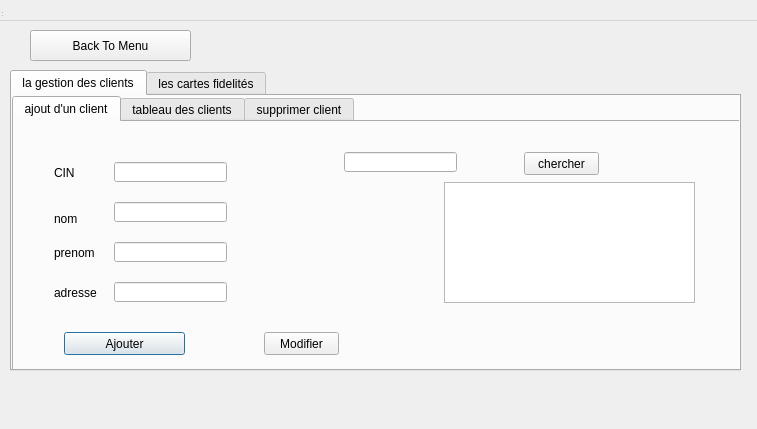
<?xml version="1.0" encoding="UTF-8"?>
<ui version="4.0">
 <class>ClientWindow</class>
 <widget class="QDialog" name="ClientWindow">
  <property name="geometry">
   <rect>
    <x>0</x>
    <y>0</y>
    <width>757</width>
    <height>429</height>
   </rect>
  </property>
  <property name="windowTitle">
   <string>ClientWindow</string>
  </property>
  <widget class="QWidget" name="centralWidget" native="true">
   <property name="geometry">
    <rect>
     <x>0</x>
     <y>0</y>
     <width>751</width>
     <height>381</height>
    </rect>
   </property>
   <widget class="QTabWidget" name="tabWidget">
    <property name="geometry">
     <rect>
      <x>10</x>
      <y>70</y>
      <width>731</width>
      <height>301</height>
     </rect>
    </property>
    <property name="currentIndex">
     <number>0</number>
    </property>
    <widget class="QWidget" name="tab">
     <attribute name="title">
      <string>la gestion des clients</string>
     </attribute>
     <widget class="QTabWidget" name="tabWidget_2">
      <property name="geometry">
       <rect>
        <x>0</x>
        <y>0</y>
        <width>731</width>
        <height>281</height>
       </rect>
      </property>
      <property name="currentIndex">
       <number>0</number>
      </property>
      <widget class="QWidget" name="tab_3">
       <attribute name="title">
        <string>ajout d'un client</string>
       </attribute>
       <widget class="QLabel" name="label">
        <property name="geometry">
         <rect>
          <x>40</x>
          <y>40</y>
          <width>61</width>
          <height>21</height>
         </rect>
        </property>
        <property name="text">
         <string>CIN</string>
        </property>
       </widget>
       <widget class="QLabel" name="label_2">
        <property name="geometry">
         <rect>
          <x>40</x>
          <y>90</y>
          <width>47</width>
          <height>13</height>
         </rect>
        </property>
        <property name="text">
         <string>nom</string>
        </property>
       </widget>
       <widget class="QLabel" name="label_3">
        <property name="geometry">
         <rect>
          <x>40</x>
          <y>120</y>
          <width>41</width>
          <height>21</height>
         </rect>
        </property>
        <property name="text">
         <string>prenom</string>
        </property>
       </widget>
       <widget class="QLineEdit" name="lCIN">
        <property name="geometry">
         <rect>
          <x>100</x>
          <y>40</y>
          <width>113</width>
          <height>20</height>
         </rect>
        </property>
       </widget>
       <widget class="QLineEdit" name="lnom">
        <property name="geometry">
         <rect>
          <x>100</x>
          <y>80</y>
          <width>113</width>
          <height>20</height>
         </rect>
        </property>
       </widget>
       <widget class="QLineEdit" name="ladresse">
        <property name="geometry">
         <rect>
          <x>100</x>
          <y>160</y>
          <width>113</width>
          <height>20</height>
         </rect>
        </property>
       </widget>
       <widget class="QPushButton" name="pushButton_ajo">
        <property name="geometry">
         <rect>
          <x>50</x>
          <y>210</y>
          <width>121</width>
          <height>23</height>
         </rect>
        </property>
        <property name="styleSheet">
         <string notr="true">font: 75 italic 8pt &quot;Terminal&quot;;
font: 75 8pt &quot;MS Shell Dlg 2&quot;;</string>
        </property>
        <property name="text">
         <string>Ajouter</string>
        </property>
       </widget>
       <widget class="QLineEdit" name="lprenom">
        <property name="geometry">
         <rect>
          <x>100</x>
          <y>120</y>
          <width>113</width>
          <height>20</height>
         </rect>
        </property>
       </widget>
       <widget class="QLabel" name="label_4">
        <property name="geometry">
         <rect>
          <x>40</x>
          <y>160</y>
          <width>51</width>
          <height>21</height>
         </rect>
        </property>
        <property name="text">
         <string>adresse</string>
        </property>
       </widget>
       <widget class="QLabel" name="background_2">
        <property name="geometry">
         <rect>
          <x>-60</x>
          <y>-10</y>
          <width>801</width>
          <height>291</height>
         </rect>
        </property>
        <property name="styleSheet">
         <string notr="true">border-image: url(:/img/resource.jpg);</string>
        </property>
        <property name="text">
         <string/>
        </property>
       </widget>
       <widget class="QTableView" name="tabrech">
        <property name="geometry">
         <rect>
          <x>430</x>
          <y>60</y>
          <width>251</width>
          <height>121</height>
         </rect>
        </property>
       </widget>
       <widget class="QLineEdit" name="lineEdit_6">
        <property name="geometry">
         <rect>
          <x>330</x>
          <y>30</y>
          <width>113</width>
          <height>20</height>
         </rect>
        </property>
       </widget>
       <widget class="QPushButton" name="pushButton_2">
        <property name="geometry">
         <rect>
          <x>510</x>
          <y>30</y>
          <width>75</width>
          <height>23</height>
         </rect>
        </property>
        <property name="text">
         <string>chercher</string>
        </property>
       </widget>
       <widget class="QPushButton" name="pushButton_3">
        <property name="geometry">
         <rect>
          <x>250</x>
          <y>210</y>
          <width>75</width>
          <height>23</height>
         </rect>
        </property>
        <property name="text">
         <string>Modifier</string>
        </property>
       </widget>
       <zorder>background_2</zorder>
       <zorder>label</zorder>
       <zorder>label_2</zorder>
       <zorder>label_3</zorder>
       <zorder>lCIN</zorder>
       <zorder>lnom</zorder>
       <zorder>ladresse</zorder>
       <zorder>pushButton_ajo</zorder>
       <zorder>lprenom</zorder>
       <zorder>label_4</zorder>
       <zorder>tabrech</zorder>
       <zorder>lineEdit_6</zorder>
       <zorder>pushButton_2</zorder>
       <zorder>pushButton_3</zorder>
      </widget>
      <widget class="QWidget" name="tab_5">
       <attribute name="title">
        <string>tableau des clients</string>
       </attribute>
       <widget class="QTableView" name="tableclient">
        <property name="geometry">
         <rect>
          <x>10</x>
          <y>70</y>
          <width>431</width>
          <height>151</height>
         </rect>
        </property>
       </widget>
       <widget class="QLabel" name="background">
        <property name="geometry">
         <rect>
          <x>-80</x>
          <y>-10</y>
          <width>801</width>
          <height>291</height>
         </rect>
        </property>
        <property name="styleSheet">
         <string notr="true">border-image: url(:/img/resource.jpg);</string>
        </property>
        <property name="text">
         <string/>
        </property>
       </widget>
       <widget class="QLineEdit" name="lineEdit_7">
        <property name="geometry">
         <rect>
          <x>100</x>
          <y>30</y>
          <width>113</width>
          <height>20</height>
         </rect>
        </property>
       </widget>
       <zorder>background</zorder>
       <zorder>tableclient</zorder>
       <zorder>lineEdit_7</zorder>
      </widget>
      <widget class="QWidget" name="tab_4">
       <attribute name="title">
        <string>supprimer client</string>
       </attribute>
       <widget class="QLabel" name="label_5">
        <property name="geometry">
         <rect>
          <x>30</x>
          <y>100</y>
          <width>61</width>
          <height>16</height>
         </rect>
        </property>
        <property name="text">
         <string>CIN</string>
        </property>
       </widget>
       <widget class="QLineEdit" name="lineEdit_5">
        <property name="geometry">
         <rect>
          <x>100</x>
          <y>100</y>
          <width>113</width>
          <height>20</height>
         </rect>
        </property>
       </widget>
       <widget class="QPushButton" name="pushButton_sup">
        <property name="geometry">
         <rect>
          <x>120</x>
          <y>180</y>
          <width>75</width>
          <height>23</height>
         </rect>
        </property>
        <property name="text">
         <string>supprimer</string>
        </property>
       </widget>
       <widget class="QLabel" name="background_3">
        <property name="geometry">
         <rect>
          <x>-60</x>
          <y>-10</y>
          <width>801</width>
          <height>291</height>
         </rect>
        </property>
        <property name="styleSheet">
         <string notr="true">border-image: url(:/img/resource.jpg);</string>
        </property>
        <property name="text">
         <string/>
        </property>
       </widget>
       <zorder>background_3</zorder>
       <zorder>label_5</zorder>
       <zorder>lineEdit_5</zorder>
       <zorder>pushButton_sup</zorder>
      </widget>
     </widget>
    </widget>
    <widget class="QWidget" name="tab_2">
     <attribute name="title">
      <string>les cartes fidelités</string>
     </attribute>
     <widget class="QTabWidget" name="tabWidget_3">
      <property name="geometry">
       <rect>
        <x>0</x>
        <y>0</y>
        <width>721</width>
        <height>281</height>
       </rect>
      </property>
      <property name="styleSheet">
       <string notr="true">background-image: url(:/img/resource.jpg);</string>
      </property>
      <property name="currentIndex">
       <number>1</number>
      </property>
      <widget class="QWidget" name="tab_6">
       <attribute name="title">
        <string>ajout d'une carte</string>
       </attribute>
       <widget class="QLineEdit" name="lineEdit">
        <property name="geometry">
         <rect>
          <x>150</x>
          <y>40</y>
          <width>113</width>
          <height>20</height>
         </rect>
        </property>
       </widget>
       <widget class="QLineEdit" name="lineEdit_2">
        <property name="geometry">
         <rect>
          <x>150</x>
          <y>80</y>
          <width>113</width>
          <height>20</height>
         </rect>
        </property>
       </widget>
       <widget class="QLineEdit" name="lineEdit_3">
        <property name="geometry">
         <rect>
          <x>150</x>
          <y>120</y>
          <width>113</width>
          <height>20</height>
         </rect>
        </property>
       </widget>
       <widget class="QLineEdit" name="lineEdit_4">
        <property name="geometry">
         <rect>
          <x>150</x>
          <y>160</y>
          <width>113</width>
          <height>20</height>
         </rect>
        </property>
       </widget>
       <widget class="QLabel" name="label_7">
        <property name="geometry">
         <rect>
          <x>30</x>
          <y>40</y>
          <width>81</width>
          <height>21</height>
         </rect>
        </property>
        <property name="text">
         <string>Numero de carte</string>
        </property>
       </widget>
       <widget class="QLabel" name="label_8">
        <property name="geometry">
         <rect>
          <x>30</x>
          <y>75</y>
          <width>101</width>
          <height>31</height>
         </rect>
        </property>
        <property name="text">
         <string>CIN</string>
        </property>
       </widget>
       <widget class="QLabel" name="label_9">
        <property name="geometry">
         <rect>
          <x>30</x>
          <y>110</y>
          <width>101</width>
          <height>41</height>
         </rect>
        </property>
        <property name="text">
         <string>Point de fidelité</string>
        </property>
       </widget>
       <widget class="QLabel" name="label_10">
        <property name="geometry">
         <rect>
          <x>26</x>
          <y>145</y>
          <width>91</width>
          <height>51</height>
         </rect>
        </property>
        <property name="text">
         <string>Type</string>
        </property>
       </widget>
       <widget class="QPushButton" name="pushButton">
        <property name="geometry">
         <rect>
          <x>340</x>
          <y>200</y>
          <width>75</width>
          <height>23</height>
         </rect>
        </property>
        <property name="text">
         <string>valider</string>
        </property>
       </widget>
      </widget>
      <widget class="QWidget" name="tab_7">
       <attribute name="title">
        <string>affichage  des carte</string>
       </attribute>
       <widget class="QLabel" name="label_6">
        <property name="geometry">
         <rect>
          <x>0</x>
          <y>0</y>
          <width>711</width>
          <height>251</height>
         </rect>
        </property>
        <property name="styleSheet">
         <string notr="true">border-image: url(:/img/resource.jpg);</string>
        </property>
        <property name="text">
         <string/>
        </property>
       </widget>
       <widget class="QTableView" name="tablecarte">
        <property name="geometry">
         <rect>
          <x>210</x>
          <y>30</y>
          <width>256</width>
          <height>192</height>
         </rect>
        </property>
       </widget>
      </widget>
     </widget>
    </widget>
   </widget>
   <widget class="QPushButton" name="pushButton_4">
    <property name="geometry">
     <rect>
      <x>30</x>
      <y>30</y>
      <width>161</width>
      <height>31</height>
     </rect>
    </property>
    <property name="text">
     <string>Back To Menu</string>
    </property>
   </widget>
  </widget>
  <widget class="QMenuBar" name="menuBar">
   <property name="geometry">
    <rect>
     <x>0</x>
     <y>0</y>
     <width>757</width>
     <height>21</height>
    </rect>
   </property>
  </widget>
  <widget class="QToolBar" name="mainToolBar">
   <property name="geometry">
    <rect>
     <x>0</x>
     <y>0</y>
     <width>4</width>
     <height>12</height>
    </rect>
   </property>
  </widget>
  <widget class="QStatusBar" name="statusBar">
   <property name="geometry">
    <rect>
     <x>0</x>
     <y>0</y>
     <width>3</width>
     <height>18</height>
    </rect>
   </property>
  </widget>
 </widget>
 <layoutdefault spacing="6" margin="11"/>
 <resources/>
 <connections/>
</ui>
